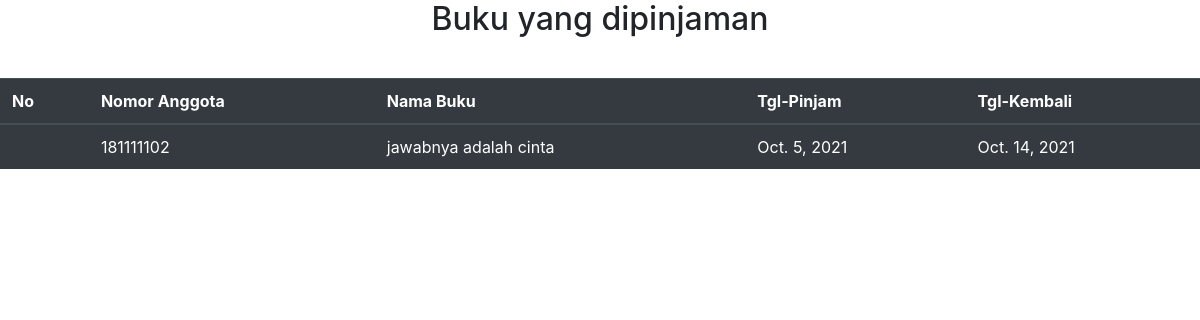
The page /2/buku_dipinjam/ on the database its author committed.
### perpus/models.py (models this page shows)
class pinjam(models.Model):
    nmr_anggota = models.IntegerField()
    nama = models.TextField(max_length=200)
    buku = models.TextField(max_length=200)
    jml_buku = models.IntegerField()
    tgl_pinjam = models.DateField(blank=True, null=True)
    tgl_kembali = models.DateField(blank=True, null=True)

### perpus/views.py (the view)
# urls.py: path('<id>/buku_dipinjam/', views.buku_dipinjam),
def buku_dipinjam(request,id):
    detail = models.pinjam.objects.filter(id=id).first()
    return render (request,'buku_dipinjam.html', {
        'data': detail,
    })

### perpus/templates/buku_dipinjam.html (shortened to what this page needs)
<html lang="en">
<head>
    <link rel="stylesheet" href="https://cdn.jsdelivr.net/npm/bootstrap@4.6.0/dist/css/bootstrap.min.css">
</head>
<body>
    <h2><p style="text-align:center">Buku yang dipinjaman</p></h2>
    <br>
    <table class="table table-dark">
        <thead>
          <tr>
            <th scope="col">No</th>
            <th scope="col">Nomor Anggota</th>
            <th scope="col">Nama Buku</th>
            <th scope="col">Tgl-Pinjam</th>
            <th scope="col">Tgl-Kembali</th>
          </tr>
        </thead>
        <tbody>
          <tr>
            <td>{{forloop.counter}}</td>
            <td>{{data.nmr_anggota}}</td>
            <td>{{data.buku}}</td>
            <td>{{data.tgl_pinjam}}</td>
            <td>{{data.tgl_kembali}}</td>
          </tr>
        </tbody>
      </table>
</body>
</html>

### rows shown on the page
pinjam: nmr_anggota "181111102", buku "jawabnya adalah cinta", tgl_pinjam "Oct. 5, 2021", tgl_kembali "Oct. 14, 2021"
